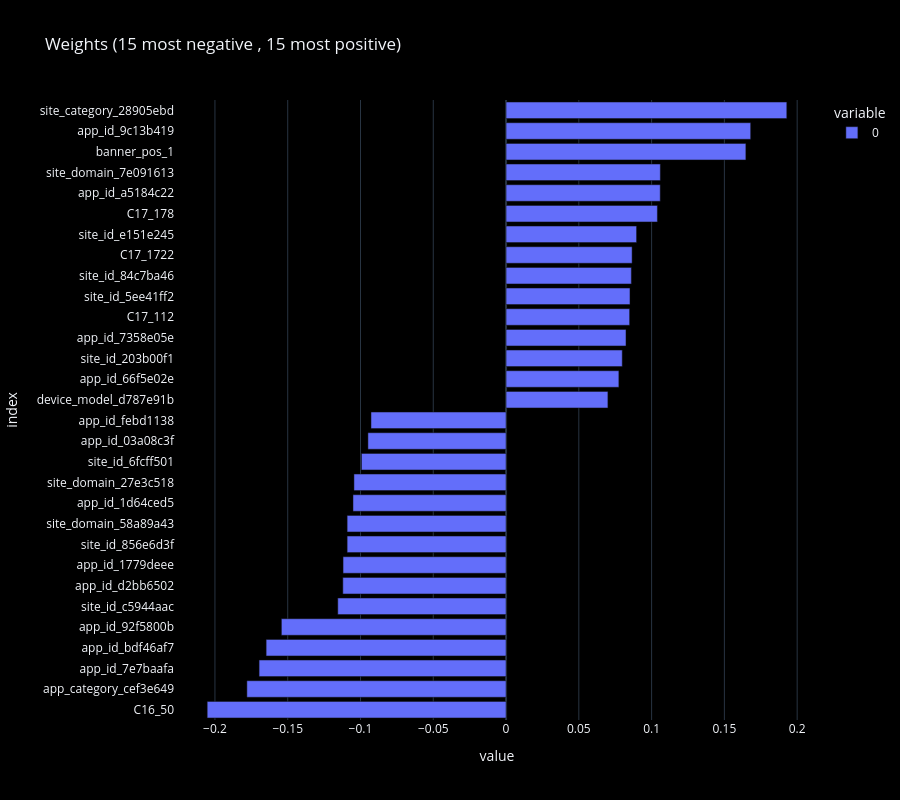

The notebook cell saved with this chart:
### Markdown cell above
## 4. Inference and Interpretation
### Feature importance : the features are standardised , so each weight is the change in log odds for 1 standard deviation of that column.
### Positive pushes towards a click , negative away. The 15 largest each way :

### Code cell
features = pd.read_parquet('../../data/ctr/X_train.parquet').columns
weights = pd.Series(model.W[:-1].cpu().numpy().ravel() , index=features).sort_values()
top = pd.concat([weights.head(15) , weights.tail(15)])
fig = px.bar(top , orientation='h' , height=800 , title='Weights (15 most negative , 15 most positive)')
fig.show()

### Figure 1 — Plotly figure (JSON) as saved in the notebook; plotly's stock layout.template omitted (floating-point values rounded to 4 significant figures)
{"data": [{"hovertemplate": "variable=0<br>value=%{x}<br>index=%{y}<extra></extra>", "legendgroup": "0", "marker": {"color": "#636efa", "pattern": {"shape": ""}}, "name": "0", "orientation": "h", "showlegend": true, "textposition": "auto", "type": "bar", "x": [-0.2053, -0.1781, -0.1697, -0.1648, -0.1544, -0.1156, -0.1121, -0.112, -0.1092, -0.1092, -0.1052, -0.1045, -0.09936, -0.0949, -0.09279, 0.06998, 0.07751, 0.07982, 0.0824, 0.08489, 0.08514, 0.08608, 0.08659, 0.08967, 0.104, 0.1059, 0.106, 0.1648, 0.1681, 0.1929], "xaxis": "x", "y": ["C16_50", "app_category_cef3e649", "app_id_7e7baafa", "app_id_bdf46af7", "app_id_92f5800b", "site_id_c5944aac", "app_id_d2bb6502", "app_id_1779deee", "site_id_856e6d3f", "site_domain_58a89a43", "app_id_1d64ced5", "site_domain_27e3c518", "site_id_6fcff501", "app_id_03a08c3f", "app_id_febd1138", "device_model_d787e91b", "app_id_66f5e02e", "site_id_203b00f1", "app_id_7358e05e", "C17_112", "site_id_5ee41ff2", "site_id_84c7ba46", "C17_1722", "site_id_e151e245", "C17_178", "app_id_a5184c22", "site_domain_7e091613", "banner_pos_1", "app_id_9c13b419", "site_category_28905ebd"], "yaxis": "y"}], "layout": {"barmode": "relative", "height": 800, "legend": {"title": {"text": "variable"}, "tracegroupgap": 0}, "title": {"text": "Weights (15 most negative , 15 most positive)"}, "xaxis": {"anchor": "y", "domain": [0.0, 1.0], "title": {"text": "value"}}, "yaxis": {"anchor": "x", "domain": [0.0, 1.0], "title": {"text": "index"}}}}
